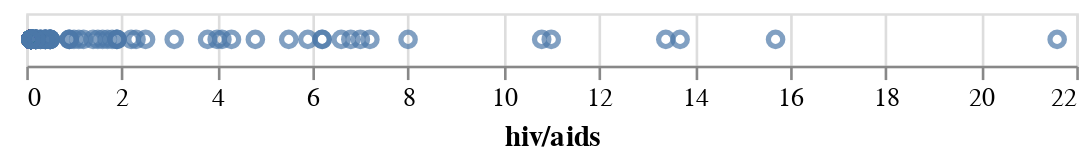

Notebook source saved alongside this figure:
### Markdown cell above
As expected, there are major influential outliers for the 'gdp' variable. As a cutoff, we choose to only include countries with GDP values below 10,000.

### Code cell
alt.Chart(NaN_removed).mark_point().encode(
    x = 'hiv/aids',
)

### Figure 1 — Vega-Lite specification as saved in the notebook (floating-point values rounded to 4 significant figures; data arrays with more than 128 entries replaced by an {"elided": "..."} marker saying what was removed)
{"config": {"view": {"continuousWidth": 400, "continuousHeight": 300}}, "data": {"name": "data-70b278ac6f95aab0387ee313eb1756d5"}, "mark": "point", "encoding": {"x": {"field": "hiv/aids", "type": "quantitative"}}, "$schema": "https://vega.github.io/schema/vega-lite/v4.17.0.json", "datasets": {"data-70b278ac6f95aab0387ee313eb1756d5": {"elided": "156 records"}}}
